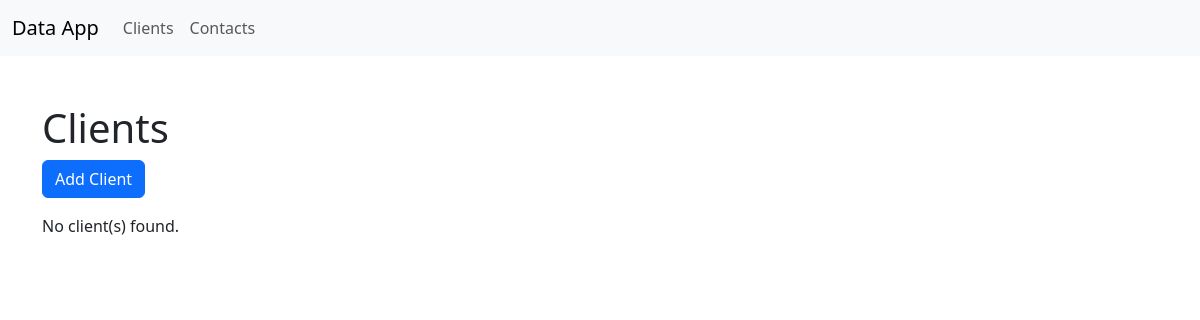
The page /clients/page/1 on the database as committed earlier.
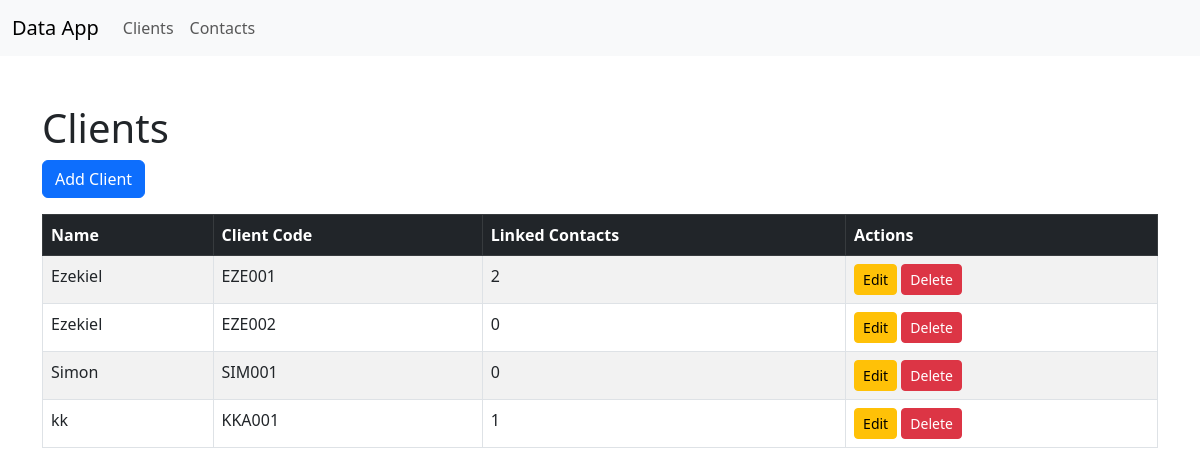
The same page on the database as committed later.
### models.py (models this page shows)
class Client(db.Model):
    id = db.Column(db.Integer, primary_key=True)
    name = db.Column(db.String(100), nullable=False)
    code = db.Column(db.String(6), unique=True, nullable=False)
    contacts = db.relationship('ClientContact', back_populates='client')

### app.py (the view)
@app.route('/clients/page/<int:page>')
def view_clients_paginated(page=1):
    per_page = 10
    pagination = Client.query.order_by(Client.name.asc()).paginate(page=page, per_page=per_page, error_out=False)
    return render_template('clients.html', clients=pagination.items, pagination=pagination)

### templates/clients.html (shortened to what this page needs)
{% extends "base.html" %}
{% block content %}
<h1>Clients</h1>
<a href="{{ url_for('create_client') }}" class="btn btn-primary mb-3">Add Client</a>
{% if clients %}
<table class="table table-striped table-bordered">
    <thead class="table-dark">
        <tr>
            <th>Name</th>
            <th>Client Code</th>
            <th>Linked Contacts</th>
            <th>Actions</th>
        </tr>
    </thead>
    <tbody>
        {% for client in clients %}
        <tr>
            <td>{{ client.name }}</td>
            <td>{{ client.code }}</td>
            <td>{{ client.contacts | length }}</td>
            <td>
                <a href="{{ url_for('edit_client', id=client.id) }}" class="btn btn-warning btn-sm">Edit</a>
                <form method="POST" action="{{ url_for('delete_client', id=client.id) }}" style="display:inline;">
                    <button type="submit" class="btn btn-danger btn-sm">Delete</button>
                </form>
            </td>
        </tr>
        {% endfor %}
    </tbody>
</table>
{% else %}
<p>No client(s) found.</p>
{% endif %}
{% endblock %}

### templates/base.html (shortened to what this page needs)
<!DOCTYPE html>
<html lang="en">
<head>
    <link rel="stylesheet" href="https://cdn.jsdelivr.net/npm/bootstrap@5.3.0/dist/css/bootstrap.min.css">
</head>
<body>
    <nav class="navbar navbar-expand-lg navbar-light bg-light">
        <div class="container-fluid">
            <a class="navbar-brand" href="/">Data App</a>
            <div class="collapse navbar-collapse" id="navbarNav">
                <ul class="navbar-nav">
                    <li class="nav-item">
                        <a class="nav-link" href="{{ url_for('view_clients_paginated', page=1) }}">Clients</a>
                    </li>
                    <li class="nav-item">
                        <a class="nav-link" href="{{ url_for('view_contacts_paginated', page=1) }}">Contacts</a>
                    </li>
                </ul>
            </div>
        </div>
    </nav>
    <div class="container mt-5">
        {% block content %}{% endblock %}
    </div>
</body>
</html>

Rows that differ between the two databases and show on the page:
added Client: name "Ezekiel", code "EZE001", contacts|length "2"
added Client: name "Ezekiel", code "EZE002", contacts|length "0"
added Client: name "Simon", code "SIM001", contacts|length "0"
added Client: name "kk", code "KKA001", contacts|length "1"
Other text that changed with them:
text no longer shown: "No client(s) found."
text now shown: "Name Client Code Linked Contacts Actions"
